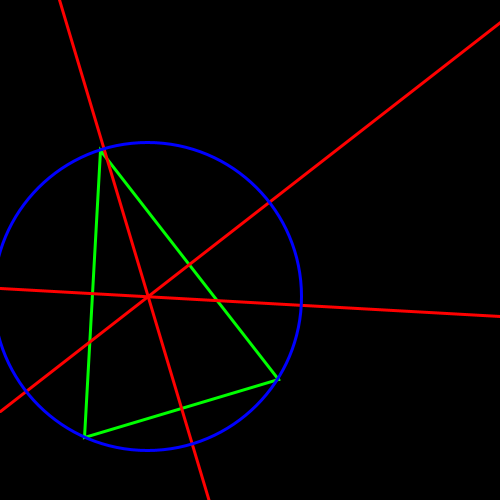
Frame 1 (no input)
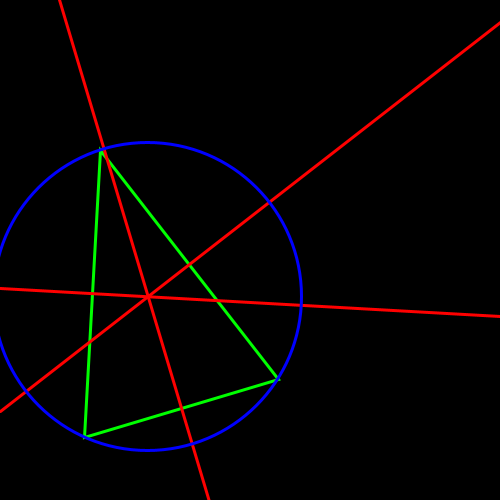
Frame 60 (the mouse pressed at the canvas centre just before this capture)
Frame 120 (the mouse held since frame 60 and released just before this capture): identical to frame 60, image omitted

The Processing sketch that drew these frames (run headless with seeded random() and noise(); from frame 60 on, the mouse is pressed at the canvas centre):

// Processing sketch: CircumcenterTriangle
// ── CircumcenterTriangle.pde
float[][] pos = new float[3][2]; // 3 points, 2 parts (x, y)
float mp1, mp2, mp3, bp1, bp2, bp3, xf, yf, r;



void setup() {
  size(500, 500);

  pos[0][0] = 100.0;
  pos[0][1] = 150;
  pos[1][0] = 278;
  pos[1][1] = 379;
  pos[2][0] = 84;
  pos[2][1] = 437;

  noFill();
  stroke(255);
  strokeWeight(3);
}

void draw() {
  background(0);
  
  adjustPoints();
  
  // strokeWeight(1);
  point(pos[0][0], pos[0][1]);
  point(pos[1][0], pos[1][1]);
  point(pos[2][0], pos[2][1]);

  // strokeWeight(1);
  stroke(0, 255, 0);
  triangle(pos[0][0], pos[0][1], pos[1][0], pos[1][1], pos[2][0], pos[2][1]);

  updateVars();
  
  stroke(255, 0, 0);
  line(0, mp1*0+bp1, width, mp1*width+bp1);
  line(0, mp2*0+bp2, width, mp2*width+bp2);
  line(0, mp3*0+bp3, width, mp3*width+bp3);
  
  // strokeWeight(4);
  stroke(0, 0, 255);
  ellipse(xf, yf, r*2, r*2);

  println(xf + "   " + yf + "   " + r + "\r\n");
}

void updateVars() {
  mp1 = (pos[2][0]-pos[0][0])/(pos[0][1]-pos[2][1]); // a-c
  println("mp1: " + mp1);
  mp2 = (pos[0][0]-pos[1][0])/(pos[1][1]-pos[0][1]); // a-b
  println("mp2: " + mp2);
  mp3 = (pos[2][0]-pos[1][0])/(pos[1][1]-pos[2][1]); // c-b
  println("mp3: " + mp3);
  bp1 = (pos[0][1]+pos[2][1])/2-mp1*(pos[0][0]+pos[2][0])/2; // a-c?
  println("bp1: " + bp1);
  bp2 = (pos[1][1]+pos[0][1])/2-mp2*(pos[0][0]+pos[1][0])/2; // a-b?
  println("bp2: " + bp2);
  bp3 = (pos[1][1]+pos[2][1])/2-mp3*(pos[2][0]+pos[1][0])/2; // c-b?
  println("bp2: " + bp2);
  xf = (bp2-bp1)/(mp1-mp2);
  println("xf: " + xf);
  yf = mp1*(bp2-bp1)/(mp1-mp2)+bp1;
  println("yf: " + yf);
  r = sqrt(sq(xf-pos[2][0])+sq(yf-pos[2][1]));
  println("r: " + r);
  println();
}

void adjustPoints() {
  if (mousePressed) {
    if (key == 'a') {
      pos[0][0] = mouseX;
      pos[0][1] = mouseY;
    }
    if (key == 'b') {
      pos[1][0] = mouseX+.25;
      pos[1][1] = mouseY+.25;
    }
    if (key == 'c') {
      pos[2][0] = mouseX+.5;
      pos[2][1] = mouseY+.5;
    }
  }
}

void mouseWheel() {
  pos[0][0] = random(0, 500);
  pos[0][1] = random(0, 500);
  pos[1][0] = random(0, 500)+.25;
  pos[1][1] = random(0, 500)+.25;
  pos[2][0] = random(0, 500)+.5;
  pos[2][1] = random(0, 500)+.5;
}
